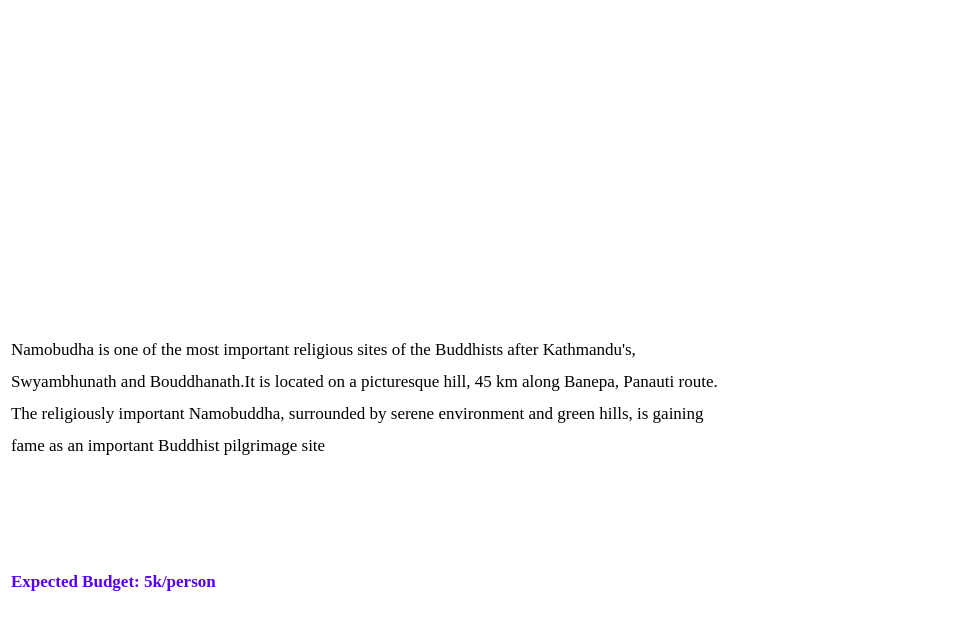
<?xml version="1.0" encoding="UTF-8"?>
<ui version="4.0">
 <class>Namobuddha</class>
 <widget class="QDialog" name="Namobuddha">
  <property name="geometry">
   <rect>
    <x>0</x>
    <y>0</y>
    <width>958</width>
    <height>625</height>
   </rect>
  </property>
  <property name="windowTitle">
   <string>Dialog</string>
  </property>
  <property name="styleSheet">
   <string notr="true">background:white;
color:black;</string>
  </property>
  <layout class="QGridLayout" name="gridLayout">
   <item row="1" column="0" colspan="2">
    <widget class="QLabel" name="label">
     <property name="font">
      <font>
       <family>Times New Roman</family>
       <pointsize>13</pointsize>
       <italic>true</italic>
      </font>
     </property>
     <property name="styleSheet">
      <string notr="true">background:none;</string>
     </property>
     <property name="text">
      <string>&lt;html&gt;&lt;head/&gt;&lt;body&gt;&lt;p&gt;&lt;span style=&quot; font-style:normal;&quot;&gt;Namobudha is one of the most important religious sites of the Buddhists after Kathmandu's,&lt;/span&gt;&lt;/p&gt;&lt;p&gt;&lt;span style=&quot; font-style:normal;&quot;&gt;Swyambhunath and Bouddhanath.It is located on a picturesque hill, 45 km along Banepa, Panauti route. &lt;/span&gt;&lt;/p&gt;&lt;p&gt;&lt;span style=&quot; font-style:normal;&quot;&gt;The religiously important Namobuddha, surrounded by serene environment and green hills, is gaining&lt;/span&gt;&lt;/p&gt;&lt;p&gt;&lt;span style=&quot; font-style:normal;&quot;&gt;fame as an important Buddhist pilgrimage site&lt;/span&gt;&lt;/p&gt;&lt;p&gt;&lt;br/&gt;&lt;/p&gt;&lt;p&gt;&lt;br/&gt;&lt;/p&gt;&lt;p&gt;&lt;span style=&quot; font-weight:700; font-style:normal; color:#5500ff;&quot;&gt;Expected Budget: 5k/person&lt;/span&gt;&lt;/p&gt;&lt;/body&gt;&lt;/html&gt;</string>
     </property>
     <property name="alignment">
      <set>Qt::AlignLeading|Qt::AlignLeft|Qt::AlignVCenter</set>
     </property>
    </widget>
   </item>
   <item row="0" column="0" colspan="2">
    <layout class="QHBoxLayout" name="horizontalLayout">
     <item>
      <widget class="QLabel" name="label_3">
       <property name="styleSheet">
        <string notr="true">border-image: url(:/image preview/images/namobuddha.png);</string>
       </property>
       <property name="text">
        <string/>
       </property>
      </widget>
     </item>
     <item>
      <widget class="QLabel" name="label_2">
       <property name="styleSheet">
        <string notr="true">border-image: url(:/image preview/images/namobuddha1.jpg);</string>
       </property>
       <property name="text">
        <string/>
       </property>
      </widget>
     </item>
     <item>
      <widget class="QLabel" name="label_4">
       <property name="styleSheet">
        <string notr="true">border-image: url(:/image preview/images/namobuddha2.jpg);</string>
       </property>
       <property name="text">
        <string/>
       </property>
      </widget>
     </item>
    </layout>
   </item>
  </layout>
 </widget>
 <resources/>
 <connections/>
</ui>
